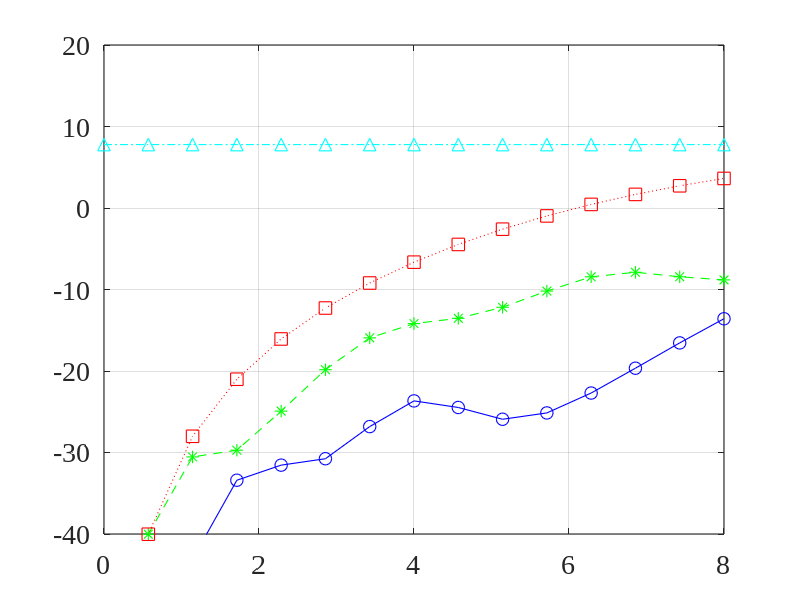
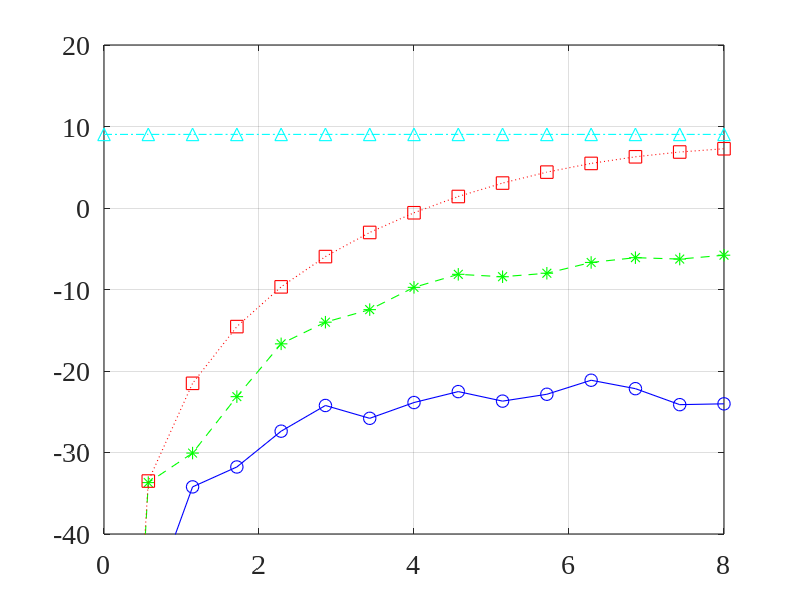
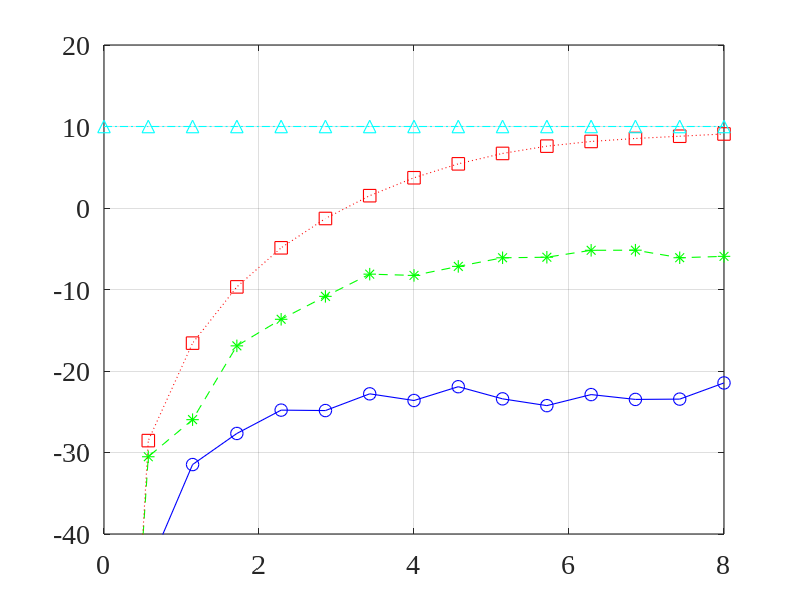
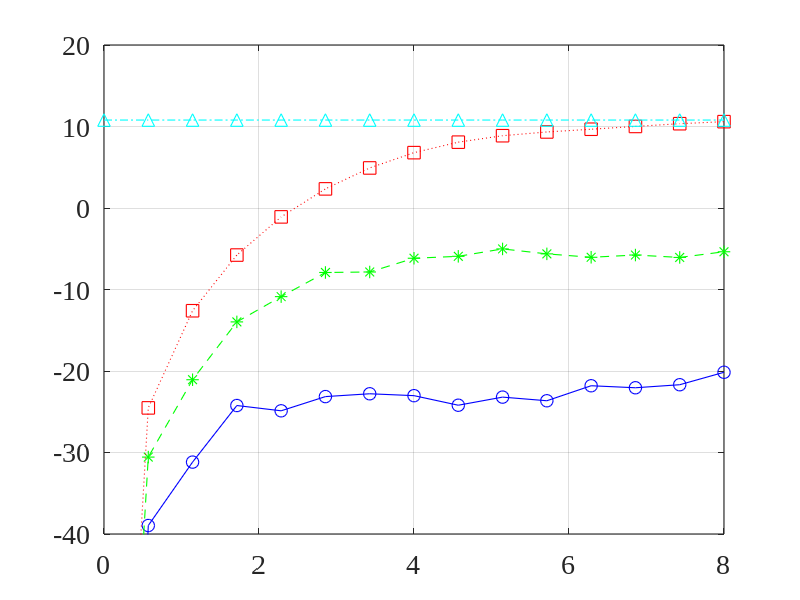

MATLAB code for these plots, in order:
close all; clc; clear all;
linewd = 0.8;
hcfontsize = 20;
MarkerSize=9;
c=340;

theta_d=0/180*pi;
theta1=45/180*pi;
theta2=90/180*pi;
delta=1e-2;
alpha_values=[1e-5 1e-3 1];

M_values=[6 8 10 12]; % Number of sensors

f=linspace(0.001,8e3,15)';  % frequency

W1_dB_values=zeros(length(f),length(M_values));
W2_dB_values=zeros(length(f),length(M_values));
W3_dB_values=zeros(length(f),length(M_values));
W4_dB_values=zeros(length(f),length(M_values));

i_c=[1 0 0]';
for idxM=1:length(M_values)
    M=M_values(idxM);
    [m_mat,n_mat]=meshgrid(1:M,1:M);
    for idx_f=1:length(f)
        fk=f(idx_f);
        d=exp(-1i*2*pi*fk*delta/c*(0:M-1)'*cos(theta_d));
        C=[exp(-1i*2*pi*fk*delta/c*(0:M-1)'*cos(theta_d)) exp(-1i*2*pi*fk*delta/c*(0:M-1)'*cos(theta1)) exp(-1i*2*pi*fk*delta/c*(0:M-1)'*cos(theta2))];
        Gamma0=sinc(2*fk*delta/c*(m_mat-n_mat));
        alpha=alpha_values(1);
        Gamma_alpha=(1-alpha)*Gamma0+alpha*eye(M);
        h=(Gamma_alpha\C)/(C'/Gamma_alpha*C)*i_c;
        W1_dB_values(idx_f,idxM)=10*log10(abs(h'*d)^2/(h'*h));
        alpha=alpha_values(2);
        Gamma_alpha=(1-alpha)*Gamma0+alpha*eye(M);
        h=(Gamma_alpha\C)/(C'/Gamma_alpha*C)*i_c;
        W2_dB_values(idx_f,idxM)=10*log10(abs(h'*d)^2/(h'*h));
        alpha=alpha_values(3);
        Gamma_alpha=(1-alpha)*Gamma0+alpha*eye(M);
        h=(Gamma_alpha\C)/(C'/Gamma_alpha*C)*i_c;
        W3_dB_values(idx_f,idxM)=10*log10(abs(h'*d)^2/(h'*h));
        % Delay-Sum
        h=d/M;
        W4_dB_values(idx_f,idxM)=10*log10(abs(h'*d)^2/(h'*h));
    end
end

figure
plot(f/1e3,W1_dB_values(:,1),'-bo','linewidth',linewd, 'MarkerSize',MarkerSize);
hold on
plot(f/1e3,W2_dB_values(:,1),'--g*','linewidth',linewd, 'MarkerSize',MarkerSize);
plot(f/1e3,W3_dB_values(:,1),':rs','linewidth',linewd, 'MarkerSize',MarkerSize);
plot(f/1e3,W4_dB_values(:,1),'-.c^','linewidth',linewd, 'MarkerSize',MarkerSize);
hold off
set(gca, 'Color', [1, 1, 1]);
set(gca, 'FontName', 'Times New Roman');
set(gca, 'FontSize', hcfontsize);
set(gca, 'LineWidth', linewd);
set(gca,'YLim',[-40 20]);
box on; grid on;

figure
plot(f/1e3,W1_dB_values(:,2),'-bo','linewidth',linewd, 'MarkerSize',MarkerSize);
hold on
plot(f/1e3,W2_dB_values(:,2),'--g*','linewidth',linewd, 'MarkerSize',MarkerSize);
plot(f/1e3,W3_dB_values(:,2),':rs','linewidth',linewd, 'MarkerSize',MarkerSize);
plot(f/1e3,W4_dB_values(:,2),'-.c^','linewidth',linewd, 'MarkerSize',MarkerSize);
hold off
set(gca, 'Color', [1, 1, 1]);
set(gca, 'FontName', 'Times New Roman');
set(gca, 'FontSize', hcfontsize);
set(gca, 'LineWidth', linewd);
set(gca,'YLim',[-40 20]);
box on; grid on;

figure
plot(f/1e3,W1_dB_values(:,3),'-bo','linewidth',linewd, 'MarkerSize',MarkerSize);
hold on
plot(f/1e3,W2_dB_values(:,3),'--g*','linewidth',linewd, 'MarkerSize',MarkerSize);
plot(f/1e3,W3_dB_values(:,3),':rs','linewidth',linewd, 'MarkerSize',MarkerSize);
plot(f/1e3,W4_dB_values(:,3),'-.c^','linewidth',linewd, 'MarkerSize',MarkerSize);
hold off
set(gca, 'Color', [1, 1, 1]);
set(gca, 'FontName', 'Times New Roman');
set(gca, 'FontSize', hcfontsize);
set(gca, 'LineWidth', linewd);
set(gca,'YLim',[-40 20]);
box on; grid on;

figure
plot(f/1e3,W1_dB_values(:,4),'-bo','linewidth',linewd, 'MarkerSize',MarkerSize);
hold on
plot(f/1e3,W2_dB_values(:,4),'--g*','linewidth',linewd, 'MarkerSize',MarkerSize);
plot(f/1e3,W3_dB_values(:,4),':rs','linewidth',linewd, 'MarkerSize',MarkerSize);
plot(f/1e3,W4_dB_values(:,4),'-.c^','linewidth',linewd, 'MarkerSize',MarkerSize);
hold off
set(gca, 'Color', [1, 1, 1]);
set(gca, 'FontName', 'Times New Roman');
set(gca, 'FontSize', hcfontsize);
set(gca, 'LineWidth', linewd);
set(gca,'YLim',[-40 20]);
box on; grid on;
